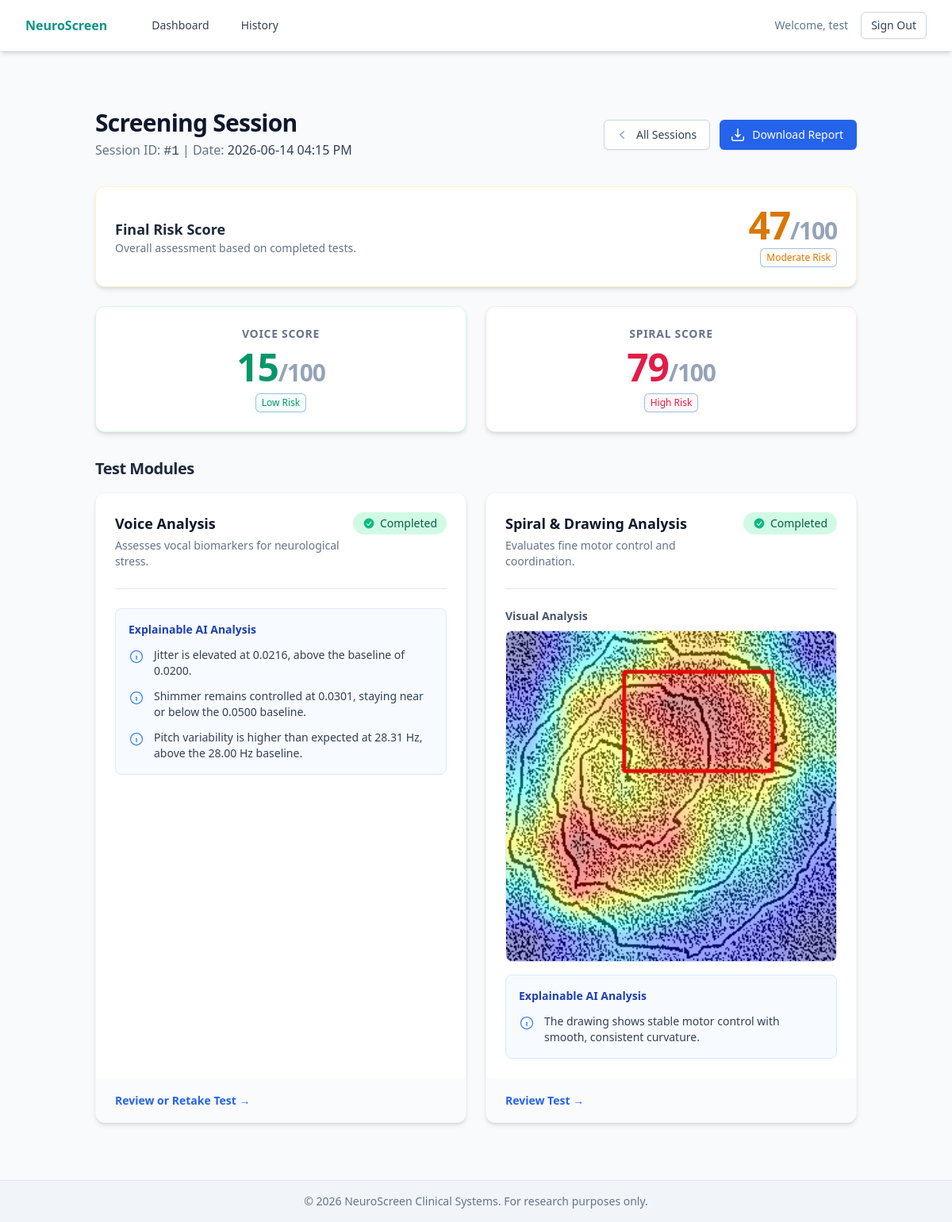
The page /session/ (signed in) on the database as committed earlier.
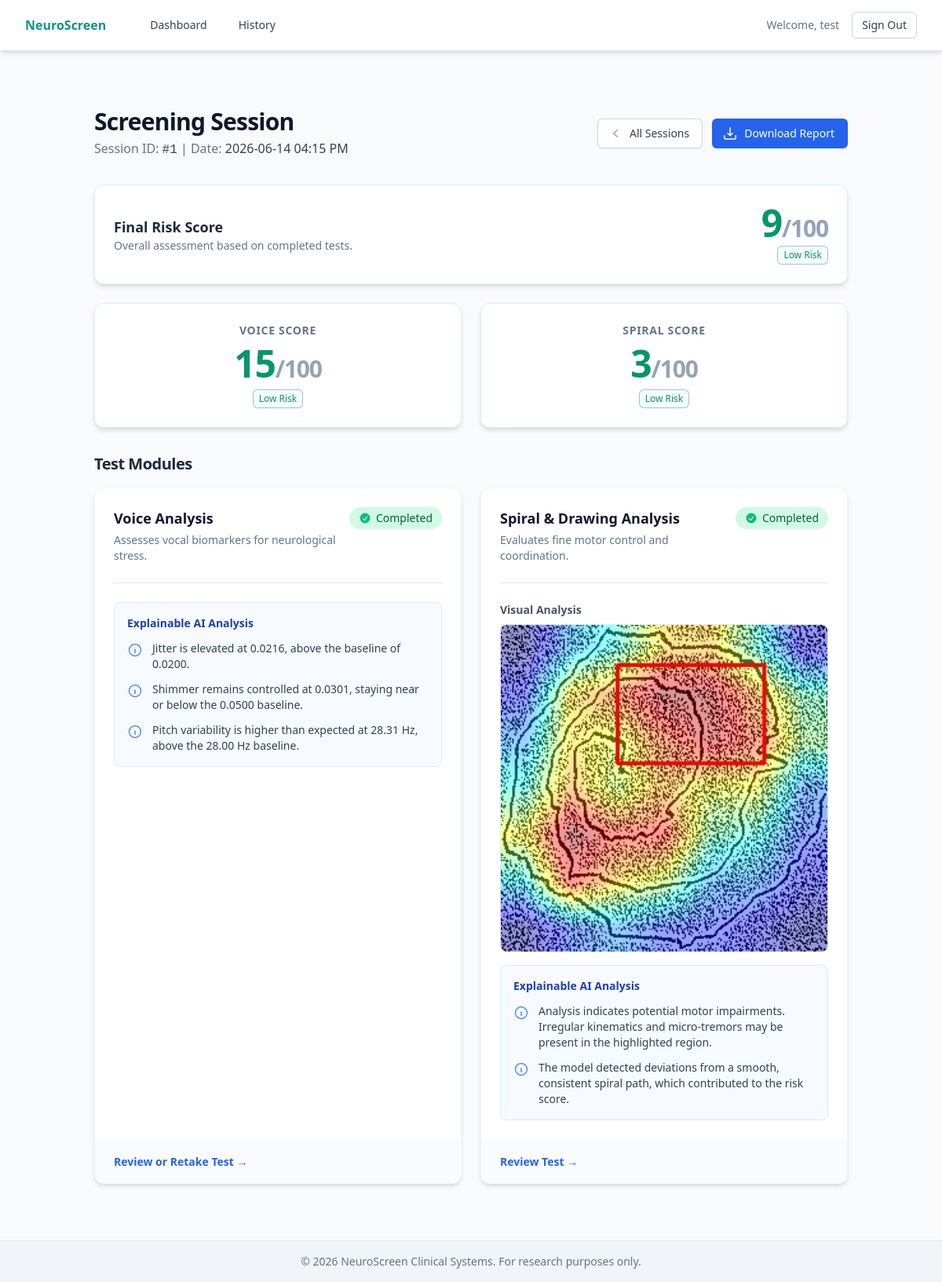
The same page on the database as committed later.
### app.py (models this page shows)
class User(UserMixin, db.Model):
    __tablename__ = "users"
    id = db.Column(db.Integer, primary_key=True)
    username = db.Column(db.String(80), unique=True, nullable=False)
    password_hash = db.Column(db.String(255), nullable=False)
    created_at = db.Column(db.DateTime, default=datetime.utcnow, nullable=False)
    sessions = db.relationship(
        "ScreeningSession",
        backref="user",
        lazy=True,
        cascade="all, delete-orphan",
    )

class ScreeningSession(db.Model):
    __tablename__ = "screening_sessions"
    id = db.Column(db.Integer, primary_key=True)
    user_id = db.Column(db.Integer, db.ForeignKey("users.id"), nullable=False)
    timestamp = db.Column(db.DateTime, default=datetime.utcnow, nullable=False)
    voice_score = db.Column(db.Float, nullable=True)
    spiral_score = db.Column(db.Float, nullable=True)
    final_score = db.Column(db.Float, nullable=True)
    voice_metrics = db.Column(db.Text, nullable=True)
    spiral_metrics = db.Column(db.Text, nullable=True)

### app.py (the view)
@app.route("/session/", defaults={"session_id": None})
@app.route("/session/<int:session_id>/")
@login_required
def session_hub(session_id):
    session_record = resolve_session(session_id)
    if session_record is None:
        flash("Start a new screening session first.", "warning")
        return redirect(url_for("dashboard"))
    return render_template(
        "session.html",
        session_record=serialize_session(session_record),
    )

### templates/session.html (shortened to what this page needs)
{% extends "base.html" %} {% block content %}
<div class="container mx-auto px-4 sm:px-6 lg:px-8 py-8">
    <div class="flex flex-col md:flex-row md:items-center md:justify-between mb-8">
        <div>
            <h1 class="text-3xl font-bold tracking-tight text-slate-900">Screening Session</h1>
            <p class="mt-1 text-slate-500">
                Session ID: <span class="font-mono text-slate-700">#{{ session_record.id }}</span> | Date:
                <span class="font-medium text-slate-700">{{ session_record.full_timestamp }}</span>
            </p>
        </div>
        <div class="mt-4 md:mt-0 flex space-x-3">
            <a
                href="{{ url_for('history') }}"
                class="inline-flex items-center rounded-md border border-slate-300 bg-white px-4 py-2 text-sm font-medium text-slate-700 shadow-sm hover:bg-slate-50 focus:outline-none focus:ring-2 focus:ring-blue-500 focus:ring-offset-2">
                All Sessions
            </a>
            <a
                href="{{ url_for('generate_report', session_id=session_record.id) }}"
                class="inline-flex items-center rounded-md border border-transparent bg-blue-600 px-4 py-2 text-sm font-medium text-white shadow-sm hover:bg-blue-700 focus:outline-none focus:ring-2 focus:ring-blue-500 focus:ring-offset-2">
                Download Report
            </a>
        </div>
    </div>
    <div class="space-y-6 mb-8">
        <div class="bg-white border {{ session_record.final_score_classes.border }} rounded-xl p-6 shadow-md">
            <div class="flex flex-col sm:flex-row items-start sm:items-center justify-between">
                <div>
                    <h2 class="text-lg font-semibold text-slate-800">Final Risk Score</h2>
                    <p class="text-sm text-slate-500">Overall assessment based on completed tests.</p>
                </div>
                <div class="text-left sm:text-right mt-4 sm:mt-0">
                    {% if session_record.final_score is not none %}
                    <p class="text-5xl font-bold tracking-tight {{ session_record.final_score_classes.text }}">
                        {{ session_record.final_score|int }}<span class="text-3xl text-slate-400">/100</span>
                    </p>
                    <span
                        class="mt-1 inline-flex items-center rounded-md px-2 py-1 text-xs font-medium {{ session_record.final_score_classes.bg }} {{ session_record.final_score_classes.text }} ring-1 ring-inset ring-opacity-20 {{ session_record.final_score_classes.border }}">
                        {{ session_record.final_score_classes.name }}
                    </span>
                    {% else %}
                    <p class="text-4xl font-bold tracking-tight text-slate-400">{{ session_record.final_text }}</p>
                    {% endif %}
                </div>
            </div>
        </div>
        <div class="grid grid-cols-1 md:grid-cols-2 gap-6">
            <div
                class="bg-white border {{ session_record.voice_score_classes.border }} rounded-xl p-6 text-center shadow-md">
                <h3 class="text-sm font-semibold text-slate-500 uppercase tracking-wider">Voice Score</h3>
                {% if session_record.voice_score is not none %}
                <p class="mt-2 text-5xl font-bold tracking-tight {{ session_record.voice_score_classes.text }}">
                    {{ session_record.voice_score|int }}<span class="text-3xl text-slate-400">/100</span>
                </p>
                <span
                    class="mt-2 inline-flex items-center rounded-md px-2 py-1 text-xs font-medium {{ session_record.voice_score_classes.bg }} {{ session_record.voice_score_classes.text }} ring-1 ring-inset ring-opacity-20 {{ session_record.voice_score_classes.border }}">
                    {{ session_record.voice_score_classes.name }}
                </span>
                {% else %}
                <p class="mt-2 text-4xl font-bold tracking-tight text-slate-400">{{ session_record.voice_text }}</p>
                <span
                    class="mt-2 inline-flex items-center rounded-md px-2 py-1 text-xs font-medium bg-slate-100 text-slate-500 ring-1 ring-inset ring-slate-500/10">
                    Not Started
                </span>
                {% endif %}
            </div>
            <div
                class="bg-white border {{ session_record.spiral_score_classes.border }} rounded-xl p-6 text-center shadow-md">
                <h3 class="text-sm font-semibold text-slate-500 uppercase tracking-wider">Spiral Score</h3>
                {% if session_record.spiral_score is not none %}
                <p class="mt-2 text-5xl font-bold tracking-tight {{ session_record.spiral_score_classes.text }}">
                    {{ session_record.spiral_score|int }}<span class="text-3xl text-slate-400">/100</span>
                </p>
                <span
                    class="mt-2 inline-flex items-center rounded-md px-2 py-1 text-xs font-medium {{ session_record.spiral_score_classes.bg }} {{ session_record.spiral_score_classes.text }} ring-1 ring-inset ring-opacity-20 {{ session_record.spiral_score_classes.border }}">
                    {{ session_record.spiral_score_classes.name }}
                </span>
                {% else %}
                <p class="mt-2 text-4xl font-bold tracking-tight text-slate-400">{{ session_record.spiral_text }}</p>
                <span
                    class="mt-2 inline-flex items-center rounded-md px-2 py-1 text-xs font-medium bg-slate-100 text-slate-500 ring-1 ring-inset ring-slate-500/10">
                    Not Started
                </span>
                {% endif %}
            </div>
        </div>
    </div>
    <div>
        <h2 class="text-xl font-bold tracking-tight text-slate-800 mb-4">Test Modules</h2>
        <div class="grid grid-cols-1 md:grid-cols-2 gap-6">
            <div
                class="relative flex flex-col bg-white border border-slate-100 rounded-xl shadow-md hover:shadow-xl hover:-translate-y-1 transition-all duration-300">
                <div class="p-6 flex-grow">
                    <div class="flex items-start justify-between">
                        <div>
                            <h3 class="text-lg font-semibold text-slate-900">Voice Analysis</h3>
                            <p class="mt-1 text-sm text-slate-500">
                                Assesses vocal biomarkers for neurological stress.
                            </p>
                        </div>
                        {% if session_record.voice_score is not none %}
                        <span
                            class="inline-flex items-center rounded-full bg-emerald-100 px-3 py-1 text-sm font-medium text-emerald-800">
                            Completed
                        </span>
                        {% else %}
                        <span
                            class="inline-flex items-center rounded-full bg-slate-100 px-3 py-1 text-sm font-medium text-slate-600">
                            Pending
                        </span>
                        {% endif %}
                    </div>
                    {% if session_record.voice_analysis %}
                    <div class="mt-6 border-t border-slate-200 pt-6">
                        <div class="rounded-lg bg-blue-50/50 p-4 border border-blue-100">
                            <h4 class="text-sm font-semibold text-blue-800">Explainable AI Analysis</h4>
                            <ul role="list" class="mt-3 space-y-3">
                                {% for point in session_record.voice_analysis %}
                                <li class="flex items-start">
                                    <p class="ml-3 text-sm text-slate-700">{{ point }}</p>
                                </li>
                                {% endfor %}
                            </ul>
                        </div>
                    </div>
                    {% endif %}
                </div>
                <div class="bg-slate-50/75 rounded-b-xl px-6 py-4 mt-auto">
                    <a
                        href="{{ url_for('voice_test', session_id=session_record.id) }}"
                        class="text-sm font-semibold text-blue-600 hover:text-blue-800">
                        {% if session_record.voice_score is not none %} Review or Retake Test &rarr; {% else %} Start
                        Voice Test &rarr; {% endif %}
                    </a>
                </div>
            </div>
            <div
                class="relative flex flex-col bg-white border border-slate-100 rounded-xl shadow-md hover:shadow-xl hover:-translate-y-1 transition-all duration-300">
                <div class="p-6 flex-grow">
                    <div class="flex items-start justify-between">
                        <div>
                            <h3 class="text-lg font-semibold text-slate-900">Spiral & Drawing Analysis</h3>
                            <p class="mt-1 text-sm text-slate-500">Evaluates fine motor control and coordination.</p>
                        </div>
                        {% if session_record.spiral_score is not none %}
                        <span
                            class="inline-flex items-center rounded-full bg-emerald-100 px-3 py-1 text-sm font-medium text-emerald-800">
                            Completed
                        </span>
                        {% else %}
                        <span
                            class="inline-flex items-center rounded-full bg-slate-100 px-3 py-1 text-sm font-medium text-slate-600">
                            Pending
                        </span>
                        {% endif %}
                    </div>
                    {% if session_record.spiral_xai_image_url or session_record.spiral_analysis %}
                    <div class="mt-6 border-t border-slate-200 pt-6">
                        {% if session_record.spiral_xai_image_url %}
                        <div class="mb-4">
                            <h4 class="text-sm font-semibold text-slate-600 mb-2">Visual Analysis</h4>
                            <img
                                src="{{ session_record.spiral_xai_image_url }}"
                                alt="Spiral Test XAI Analysis"
                                class="rounded-lg border border-slate-200 w-full" />
                        </div>
                        {% endif %} {% if session_record.spiral_analysis %}
                        <div class="rounded-lg bg-blue-50/50 p-4 border border-blue-100">
                            <h4 class="text-sm font-semibold text-blue-800">Explainable AI Analysis</h4>
                            <ul role="list" class="mt-3 space-y-3">
                                {% for point in session_record.spiral_analysis %}
                                <li class="flex items-start">
                                    <p class="ml-3 text-sm text-slate-700">{{ point }}</p>
                                </li>
                                {% endfor %}
                            </ul>
                        </div>
                        {% endif %}
                    </div>
                    {% else %}
                    <div class="mt-6 border-t border-slate-200 pt-6">
                        <div class="text-center py-8">
                            <p class="text-slate-500 text-sm">Complete the test to view the analysis.</p>
                        </div>
                    </div>
                    {% endif %}
                </div>
                <div class="bg-slate-50/75 rounded-b-xl px-6 py-4 mt-auto">
                    <a
                        href="{{ url_for('spiral_test', session_id=session_record.id) }}"
                        class="text-sm font-semibold text-blue-600 hover:text-blue-800">
                        {% if session_record.spiral_score is not none %} Review Test &rarr; {% else %} Start Spiral Test
                        &rarr; {% endif %}
                    </a>
                </div>
            </div>
        </div>
    </div>
</div>
{% endblock %}

### templates/base.html (shortened to what this page needs)
<!doctype html>
<html lang="en" class="h-full bg-slate-50">
    <head>
        <script src="https://cdn.tailwindcss.com"></script>
        <link rel="stylesheet" href="https://rsms.me/inter/inter.css" />
    </head>
    <body class="min-h-screen bg-slate-50 font-sans flex flex-col">
        <nav class="sticky top-0 z-40 bg-white/90 border-b border-slate-200 backdrop-blur-sm shadow-md">
            <div class="max-w-7xl mx-auto px-4 sm:px-6 lg:px-8">
                <div class="flex items-center justify-between h-16">
                    <div class="flex items-center">
                        <div class="flex-shrink-0 font-bold text-teal-600">NeuroScreen</div>
                        {% if current_user.is_authenticated %}
                        <div class="hidden md:block">
                            <div class="ml-10 flex items-baseline space-x-2">
                                <a
                                    href="{{ url_for('dashboard') }}"
                                    class="text-slate-700 hover:bg-slate-100 hover:text-slate-900 px-4 py-2 rounded-lg text-sm font-medium transition-all"
                                    >Dashboard</a
                                >
                                <a
                                    href="{{ url_for('history') }}"
                                    class="text-slate-700 hover:bg-slate-100 hover:text-slate-900 px-4 py-2 rounded-lg text-sm font-medium transition-all"
                                    >History</a
                                >
                            </div>
                        </div>
                        {% endif %}
                    </div>
                    {% if current_user.is_authenticated %}
                    <div class="hidden md:block">
                        <div class="ml-4 flex items-center md:ml-6">
                            <span class="text-slate-500 text-sm mr-4">Welcome, {{ current_user.username }}</span>
                            <a
                                href="{{ url_for('logout') }}"
                                class="inline-flex items-center rounded-md border border-slate-300 bg-white px-3 py-1.5 text-sm font-medium text-slate-700 shadow-sm hover:bg-slate-50"
                                >Sign Out</a
                            >
                        </div>
                    </div>
                    {% endif %}
                </div>
            </div>
        </nav>
        <main class="py-10">
             {% block content %}{% endblock %}
        </main>
        <footer class="bg-slate-100 border-t border-slate-200 mt-auto">
            <div class="max-w-7xl mx-auto py-4 px-4 sm:px-6 lg:px-8 text-center text-sm text-slate-500">
                &copy; {{ year }} NeuroScreen Clinical Systems. For research purposes only.
            </div>
        </footer>
    </body>
</html>

Rows that differ between the two databases and show on the page:
changed ScreeningSession: final_score "47" → "9"; spiral_score "79" → "3"
Other text that changed with them:
{{ session_record.final_score_classes.name }}: "Moderate Risk" → "Low Risk"
{{ session_record.spiral_score_classes.name }}: "High Risk" → "Low Risk"
new list line: "Analysis indicates potential motor impairments. Irregular kinematics and micro-tremors may be present in the highlighted region."
new list line: "The model detected deviations from a smooth, consistent spiral path, which contributed to the risk score."
list line gone: "The drawing shows stable motor control with smooth, consistent curvature."
